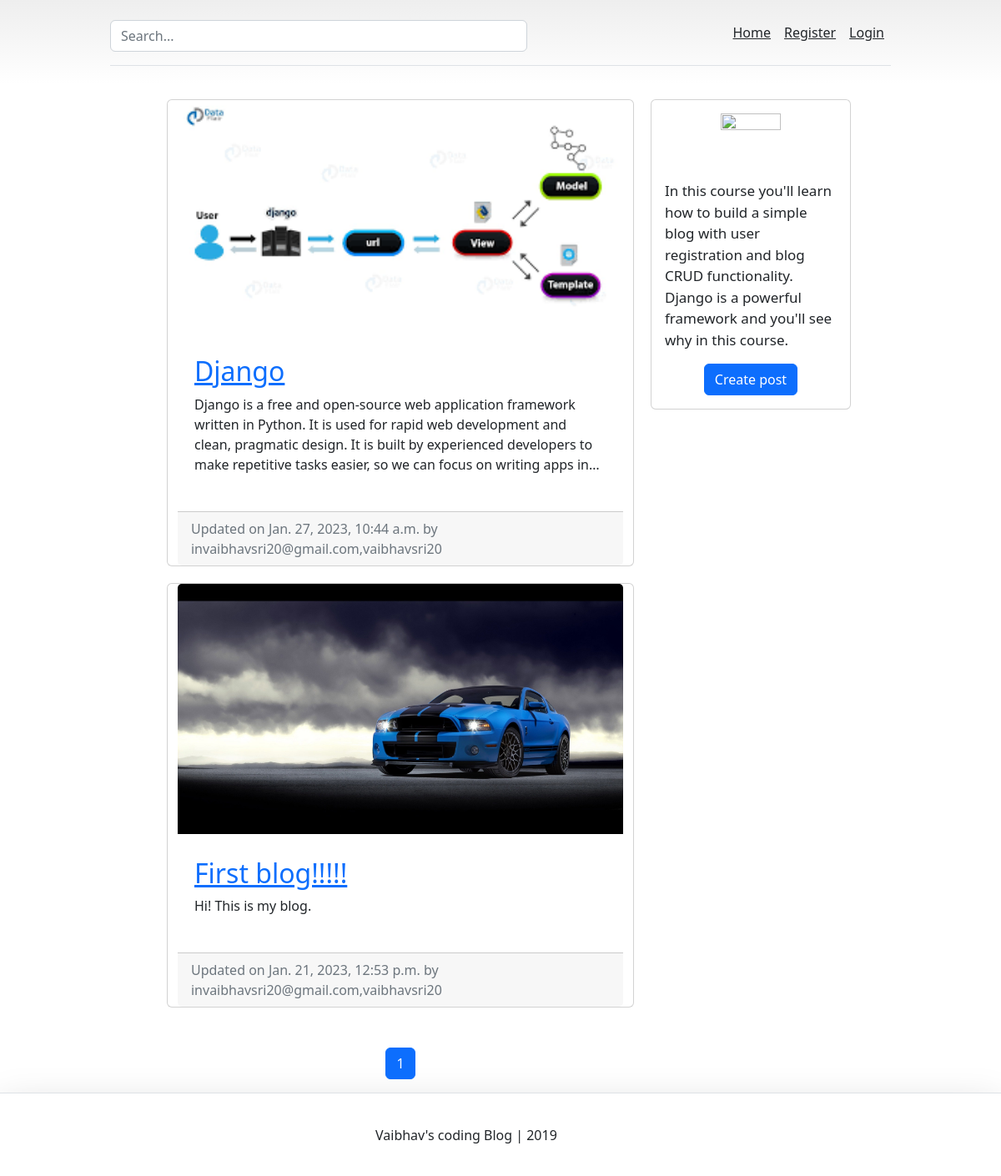
The page / on the database its author committed.
### blog/models.py (models this page shows, shortened)
class BlogPost(models.Model):
	title					= models.CharField(max_length=50, null=False, blank=False) # a blog can't be null or blank
	body					= models.TextField(max_length=5000, null=False, blank=False) #blog body
	image					= models.ImageField(upload_to=upload_location, null= False, blank=False)
	date_published			= models.DateTimeField(auto_now_add=True, verbose_name="date published")
	date_updated			= models.DateTimeField(auto_now=True, verbose_name="date updated")
	author 					= models.ForeignKey(settings.AUTH_USER_MODEL, on_delete = models.CASCADE)
	slug 					= models.SlugField(blank=True, unique=True)

### account/models.py (models this page shows, shortened)
class Account(AbstractBaseUser): #creating a custom user
	email					= models.EmailField(verbose_name='email',max_length=60, unique = True)
	username     			= models.CharField(max_length= 30,unique = True)
	date_joined				= models.DateTimeField(verbose_name='date joined',auto_now_add = True)
	last_login				= models.DateTimeField(verbose_name='last login',auto_now = True)
	is_admin				= models.BooleanField(default= False)
	is_active				= models.BooleanField(default= True)
	is_staff				= models.BooleanField(default= False)
	is_superviser			= models.BooleanField(default= False)
	USERNAME_FIELD          = 'email' # equate this variable with whatever you want the user to login with
	REQUIRED_FIELDS			= ['username'] #without which a user can't register
	objects = MyAccountManager() # To tell 'Account' where is the manager
	def __str__(self): #when you print an account object to the template, what should display
		return self.email + ',' + self.username

### personal/views.py (the view)
# urls.py: path('', home_screen_view, name = 'home'),
def home_screen_view(request,*args, **kwargs):
	context ={}
	query = ""
	if request.GET:
		query = request.GET.get('q','') #for empty search
		context['query'] = str(query)
	blog_posts = sorted(get_blog_queryset(query), key =attrgetter('date_updated'), reverse = True)
	page = request.GET.get('page', 1)
	blog_posts_paginator = Paginator(blog_posts, BLOG_POSTS_PER_PAGE)
	try:
		blog_posts = blog_posts_paginator.page(page)
	except PageNotAnInteger:
		blog_posts = blog_posts_paginator.page(BLOG_POSTS_PER_PAGE)
	except EmptyPage:
		blog_posts = blog_posts_paginator.page(blog_posts_paginator.num_pages)
	context['blog_posts'] = blog_posts
	return render(request, "personal/home.html", context)

### blog/views.py (called while the page is built)
def get_blog_queryset(query=None): #Used in homescreenview in views.py - personal
	queryset = []
	queries = query.split(" ")
	for q in queries:
		posts = BlogPost.objects.filter(
				Q(title__icontains=q) |
				Q(body__icontains=q)
			).distinct()
		for post in posts:
			queryset.append(post)
	return list(set(queryset))

### personal/templates/personal/home.html (shortened to what this page needs)
{% extends 'base.html' %}
{% load static %}
{% block content %}
<div class="container">
	<div class="row">
		<div class="left-column col-lg-7 offset-lg-1">
			{% if blog_posts %}
				{% for post in blog_posts %}
					<div class="blog-post-container">
						{% include 'blog/snippets/blog_post_snippet.html' with blog_post=post %}
					</div>
				{% endfor %}
			{% else %}
				<div class="blog-post-container">
					{% include 'blog/snippets/blog_post_snippet.html' with query=query %}
				</div>
			{% endif %}
		{% include 'blog/snippets/blog_post_pagination.html' with blog_posts=blog_posts %}
		</div>
		<div class="right-column col-lg-3 d-lg-flex d-none flex-column">
			<div class="card create-post-bar d-flex flex-column p-3">
				<img class="img-fluid d-block m-auto pb-2" src="{% static 'codingwithmitch_logo.png' %}" width="72" height="72">
				<p class="lead">In this course you'll learn how to build a simple blog with user registration and blog CRUD functionality. Django is a powerful
  					framework and you'll see why in this course.</p>
				<p class="m-auto"><a class="btn btn-primary" href="{% url 'blog:create' %}">Create post</a></p>
			</div>
		</div>
	</div>
</div>
{% endblock content %}

### Templates/base.html (shortened to what this page needs)
<!DOCTYPE html>
<html>
<head>
	{% include 'snippets/header.html' %}
</head>
<body>
	<div class='main'>
	{% block content %}{% endblock content %}
	</div>
	{% include 'snippets/footer.html' %}
</body>
</html>

### Templates/snippets/header.html (shortened to what this page needs)
<link href="https://cdn.jsdelivr.net/npm/bootstrap@5.2.3/dist/css/bootstrap.min.css" rel="stylesheet">
<div class="container py-3">
  <header>
    <div class="d-flex flex-column flex-md-row align-items-center pb-3 mb-4 border-bottom">
        <br>
        <div class="search-bar mt-sm-2 mr-2">
        	<form method="get">
        		<input type="text" class="form-control" name="q" id="id_q" placeholder="Search..." >
        	</form>
        </div>
	    <nav class="d-inline-flex mt-2 mt-md-0 ms-md-auto">
	        {% if request.user.is_authenticated %}
		        <a class="p-2 text-dark" href="{% url 'home' %}">Home</a>
		        <a class="p-2 text-dark" href="{% url 'account' %}">Account</a>
		        <a class="p-2 text-dark" href="{% url 'logout' %}">Logout</a>
			{% else %}
		        <a class="p-2 text-dark" href="{% url 'home' %}">Home</a>
		        <a class="p-2 text-dark" href="{% url 'register' %}">Register</a>
		        <a class="p-2 text-dark" href="{% url 'login' %}">Login</a>
			{% endif %}
	    </nav>
    </div>
  </header>
</div>

### blog/templates/blog/snippets/blog_post_snippet.html (shortened to what this page needs)
{% if blog_post %}
<div class="container">
	<div class="row">
		<div class="card m-auto">
			<a href="{% url 'blog:detail' post.slug %}">
				<img class="card-img-top" src="{{blog_post.image.url}}">
			</a>
			<div class="card-body mt-2 mb-2">
				<a href="{% url 'blog:detail' post.slug %}">
					<h2 class="card-title">{{blog_post.title}}</h2>
				</a>
				<p class="card-text">{{blog_post.body|safe|truncatechars:250}}</p>
			</div>
			<div class="card-footer text-muted">
			  Updated on {{blog_post.date_updated}} by {{blog_post.author}}
			</div>
		</div>
	</div>
</div>
{% endif %}

### blog/templates/blog/snippets/blog_post_pagination.html (shortened to what this page needs)
<div class="d-flex flex-column m-auto pagination mt-5">
<nav aria-label="Page navigation">
<ul class="pagination pg-grey justify-content-center">
	{% for i in blog_posts.paginator.page_range %}
		{% if blog_posts.number == i %}
			<li class="page-item active"><a class="page-link">{{ i }}</a></li>
		{% else %}
			<li class="page-item" ><a class="page-link" href="?{% if query %}q={{query}}&{% endif %}page={{ i }}">{{ i }}</a></li>
		{% endif %}
	{% endfor %}
</ul>
</nav>
</div>

### Templates/snippets/footer.html (shortened to what this page needs)
<div class="d-flex flex-row align-items-center footer  bg-white border-top shadow-lg">
	<p class="center">Vaibhav's coding Blog | 2019</p>
</div>

### Templates/snippets/header.html (style rules this page uses)
body { background-image: linear-gradient(180deg, #eee, #fff 100px, #fff); }
.container { max-width: 960px; }
.search-bar { max-width: 500px; width: 100%; }
form { width:100%; }

### Templates/snippets/base_css.html (style rules this page uses)
body { background-color: rgba(255, 99, 71, 0.2); }

### Templates/base.html (style rules this page uses)
.main { min-height:100vh; height: 100%; }

### personal/templates/personal/home.html (style rules this page uses)
@media (min-width: 768px) { .right-column { margin-left: 20px; } }
.blog-post-container { margin-bottom: 20px; width: 100%; }
.create-post-bar { background-color: #fff; margin-bottom:20px; }
.left-column { padding:0px; }
.right-column { padding:0px; }
.lead { font-size: 17px; }

### blog/templates/blog/snippets/blog_post_snippet.html (style rules this page uses)
.card { max-width: 700px; width: 100%; }
.card-body { padding: 20px; width: 100% }

### Templates/snippets/footer.html (style rules this page uses)
.center { margin: auto; width: 25%; }
.footer { min-height: 100px; }

### rows shown on the page
BlogPost: image (picture), title "Django", body "Django is a free and open-source web application framework written in Python. It is used for rapid web development and clean, pragmatic design. It is built by experienced developers to make repetitive tasks easier, so we can focus on writing apps in…", date_updated "Jan. 27, 2023, 10:44 a.m.", author "invaibhavsri20@gmail.com,vaibhavsri20"
BlogPost: image (picture), title "First blog!!!!!", body "Hi! This is my blog.", date_updated "Jan. 21, 2023, 12:53 p.m.", author "invaibhavsri20@gmail.com,vaibhavsri20"

### other values the page prints
{{ i }} "1"
